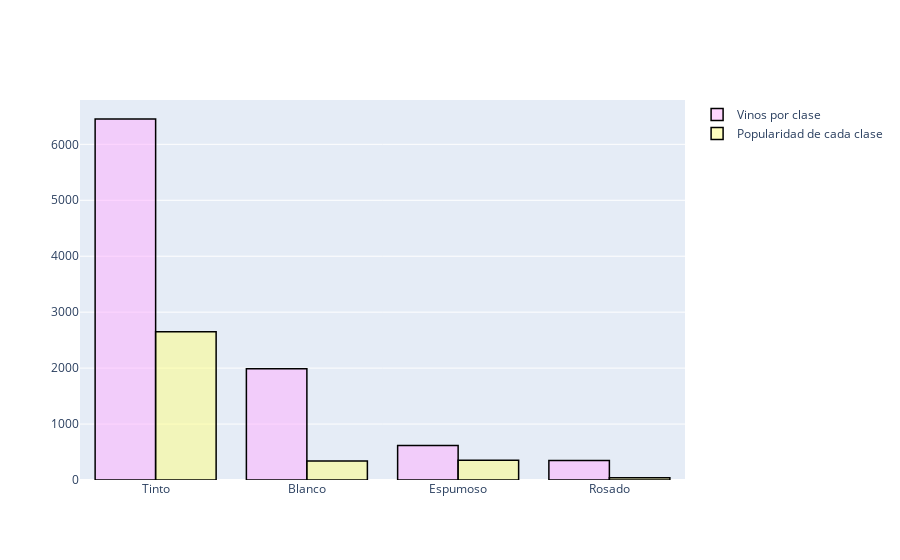

The code cell stored with this chart in its notebook:
### Code cell
##########################################################################################################
#####################################  POPULARIDAD Y FAMA  ###############################################
##########################################################################################################

''' Para finalizar nuestro análisis y filtrado de datos, tratamos ahora la popularidad y la fama.
    Evidentemente, tanto una como la otra son valoraciones subjetivas y aunque ninguno de estos 2 factores
    te aseguran un buen producto, bien es sabido que a la hora de elegir vino para un evento o para un regalo
    tanto la región de procedencia como la bodega pueden predisponer un trato de favor por parte del público.

    Por tanto, partiendo de datos objetivos, como el nº de valoraciones o el rating de bodegas, intentaremos
    llegar a una valoración subjetiva acerca de la fama y popularidad de los vinos.
'''

# Vemos primero la diferencia entre presencia en el mercado y popularidad entre los usuarios de la web Vivino
# Consumo elevado de espumoso en relación a su presencia en el mdo: TODOS consumimos espumoso en determinados eventos y fechas
clases = vinos.groupby("Clase")[["Vino"]].count().sort_values(by="Vino", ascending=False).reset_index()
resenas = vinos.groupby("Clase")[["Nº_reseñas"]].sum().sort_values(by="Nº_reseñas",ascending=False).reset_index()
df = pd.merge(clases,resenas)

trace1 = go.Bar(x = df['Clase'],
                y = df['Vino'],
                name = 'Vinos por clase',
                marker = dict(color = 'rgba(255, 174, 255, 0.5)',
                line = dict(color='rgb(0,0,0)', width = 1.5)))

trace2 = go.Bar(x = df['Clase'],
               y = df['Nº_reseñas']/1000,
               name = 'Popularidad de cada clase',
               marker = dict(color = 'rgba(255, 255, 128, 0.5)',
                            line = dict(color='rgb(0,0,0)', width = 1.5)))

data = [trace1, trace2]

layout = go.Layout(barmode = "group")

fig = go.Figure(data = data, layout = layout)

iplot(fig)

### Figure 1 — Plotly figure (JSON) as saved in the notebook; plotly's stock layout.template omitted (floating-point values rounded to 4 significant figures)
{"data": [{"marker": {"color": "rgba(255, 174, 255, 0.5)", "line": {"color": "rgb(0,0,0)", "width": 1.5}}, "name": "Vinos por clase", "type": "bar", "x": ["Tinto", "Blanco", "Espumoso", "Rosado"], "y": [6453, 1988, 618, 347]}, {"marker": {"color": "rgba(255, 255, 128, 0.5)", "line": {"color": "rgb(0,0,0)", "width": 1.5}}, "name": "Popularidad de cada clase", "type": "bar", "x": ["Tinto", "Blanco", "Espumoso", "Rosado"], "y": [2650.0, 337.8, 351.9, 40.62]}], "layout": {"barmode": "group"}}
